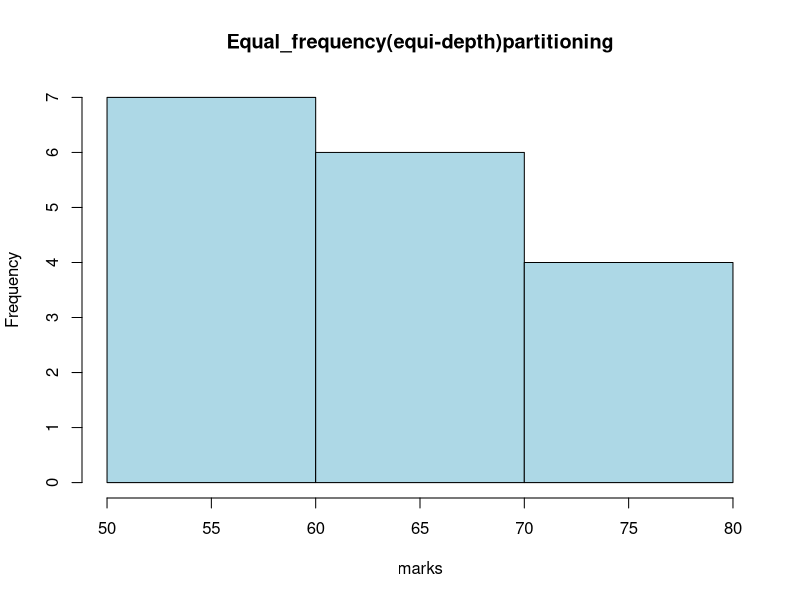

Reproduce this figure in R.
marks<-c(55,60,71,63,55,65,50,55,58,59,61,63,65,67,71,72,75)
num_bins<-3
bins_eq_frequency<-cut(marks,breaks=num_bins,labels=FALSE)
hist(marks,breaks=num_bins,col="lightblue",xlab="marks",main="Equal_frequency(equi-depth)partitioning")